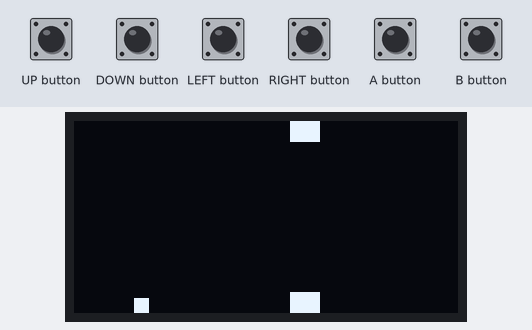
Bench run of a sketch on a simulated Arduboy, built with avr-gcc and run on an emulated ATmega32U4. Parts: 128×64 one-colour display. Inputs (shaded band) come from the test bench. Random numbers use the default seed unless the sketch sets one.

Above: at 1.2 s.
1.3 s: A button pressed for 0.15 s
At 1.69 s:
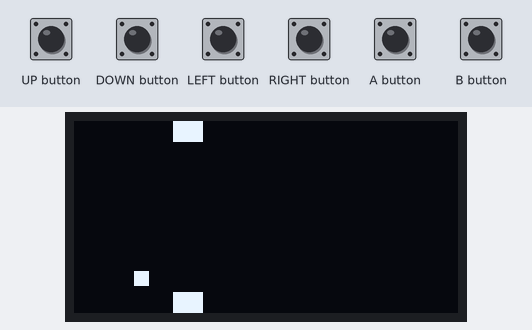
2.0 s: A button pressed for 1 s
At 2.3 s:
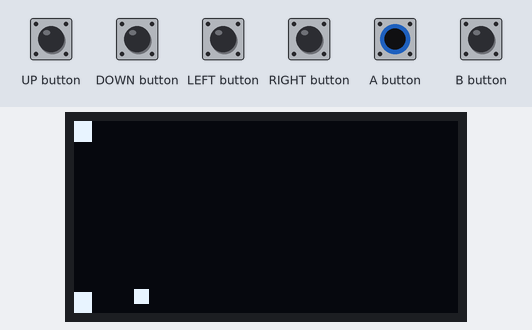
3.6 s: B button pressed for 0.15 s
At 3.81 s:
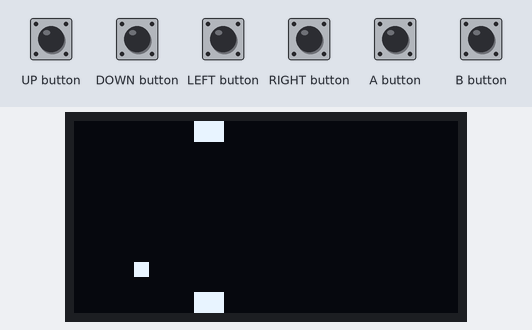
5.4 s: B button pressed for 1 s
At 8.0 s:
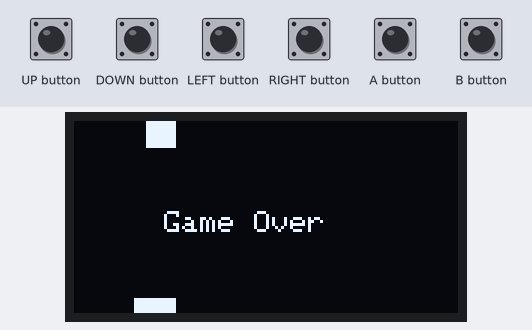
Timing chart, 0 to 8.9 s (numbered marks = the images above; inputs shaded):
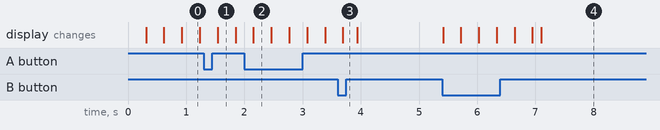

Measured:
- after the input at 5.4 s, the display: first changes at once (image 4 shows a later state)

The sketch:

01c-adding-gravity.ino
```cpp
#include <Arduboy2.h>
Arduboy2 arduboy;

// Player constants
const int PLAYER_SIZE = 5;
const int PLAYER_X = 20;
float playerY;
float playerVelocity;
const float GRAVITY = 0.05;      // Very gentle gravity pull
const float CONTROL_ACCEL = 0.15; // Acceleration when pressing A or B

// Obstacle constants
const int OBSTACLE_WIDTH = 10;
int obstacleX;
int gapY;
const int GAP_HEIGHT = 50;       // Large gap for easier navigation
const int OBSTACLE_SPEED = 1;    // Slow moving obstacle

// Game state
bool gameOver = false;

void resetGame() {
  playerY = (64 - PLAYER_SIZE) / 2.0; // Center the player vertically
  playerVelocity = 0;
  obstacleX = 128;                    // Start at right edge
  gapY = random(0, 64 - GAP_HEIGHT);    // Random gap position
  gameOver = false;
}

void setup() {
  arduboy.begin();
  arduboy.setFrameRate(60);
  resetGame();
}

void updateGame() {
  if (gameOver) {
    // Restart the game if either button is pressed after game over.
    if (arduboy.justPressed(A_BUTTON) || arduboy.justPressed(B_BUTTON)) {
      resetGame();
    }
    return;
  }

  // Manual control: A moves up, B moves down.
  if (arduboy.pressed(A_BUTTON)) {
    playerVelocity -= CONTROL_ACCEL;
  }
  if (arduboy.pressed(B_BUTTON)) {
    playerVelocity += CONTROL_ACCEL;
  }

  // Apply gravity (pulls the square down slowly)
  playerVelocity += GRAVITY;
  playerY += playerVelocity;

  // Clamp the player's position within the screen boundaries.
  if (playerY < 0) {
    playerY = 0;
    playerVelocity = 0;
  }
  if (playerY > 64 - PLAYER_SIZE) {
    playerY = 64 - PLAYER_SIZE;
    playerVelocity = 0;
  }

  // Move the obstacle from right to left.
  obstacleX -= OBSTACLE_SPEED;

  // Reset obstacle when it goes off-screen.
  if (obstacleX < -OBSTACLE_WIDTH) {
    obstacleX = 128;
    gapY = random(0, 64 - GAP_HEIGHT);
  }

  // Check for collision:
  // When the player's horizontal range overlaps the obstacle,
  // and the player's vertical position is not within the gap.
  if (PLAYER_X + PLAYER_SIZE > obstacleX && PLAYER_X < obstacleX + OBSTACLE_WIDTH) {
    if (playerY < gapY || playerY + PLAYER_SIZE > gapY + GAP_HEIGHT) {
      gameOver = true;
    }
  }
}

void drawGame() {
  arduboy.clear();

  // Draw the player square (casting playerY to int for drawing).
  arduboy.fillRect(PLAYER_X, (int)playerY, PLAYER_SIZE, PLAYER_SIZE, WHITE);

  // Draw the obstacle in two parts: above and below the gap.
  arduboy.fillRect(obstacleX, 0, OBSTACLE_WIDTH, gapY, WHITE);
  arduboy.fillRect(obstacleX, gapY + GAP_HEIGHT, OBSTACLE_WIDTH, 64 - (gapY + GAP_HEIGHT), WHITE);

  // Display game over message if needed.
  if (gameOver) {
    arduboy.setCursor(30, 30);
    arduboy.print("Game Over");
  }

  arduboy.display();
}

void loop() {
  if (!arduboy.nextFrame()) return;
  arduboy.pollButtons();

  updateGame();
  drawGame();
}
```
